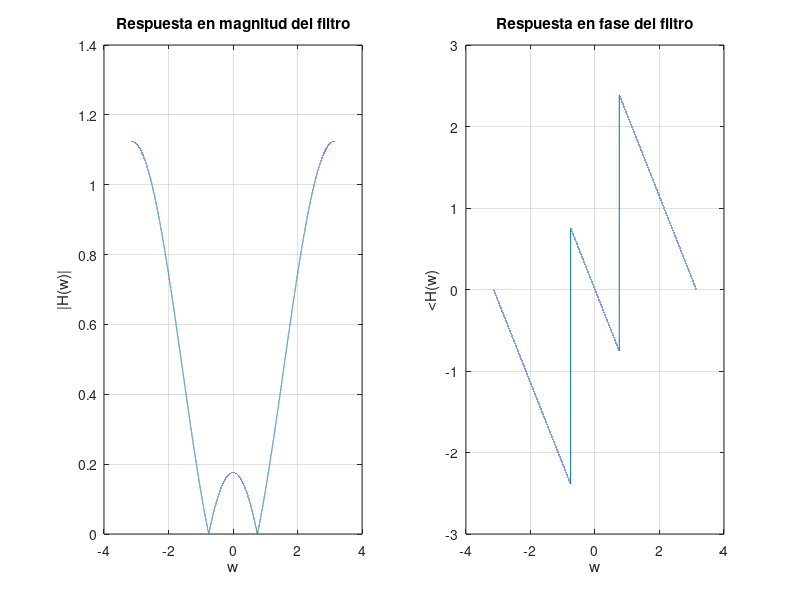
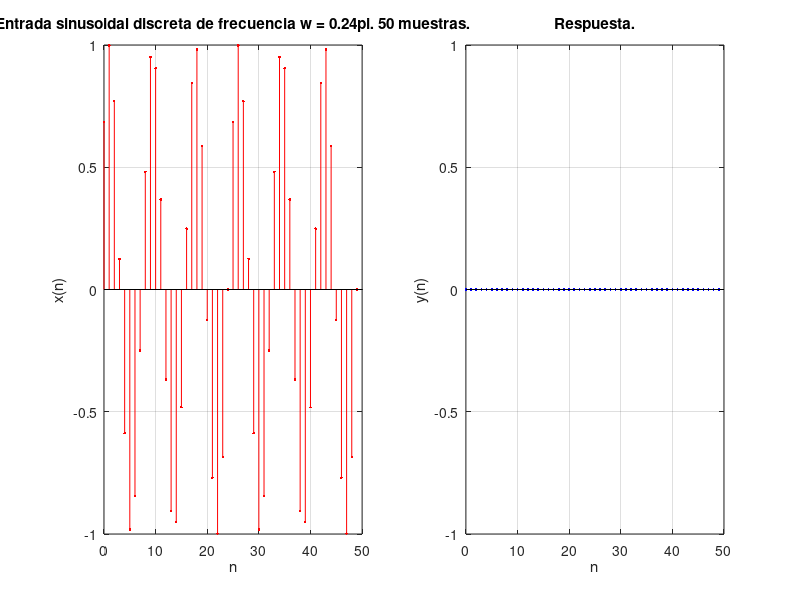
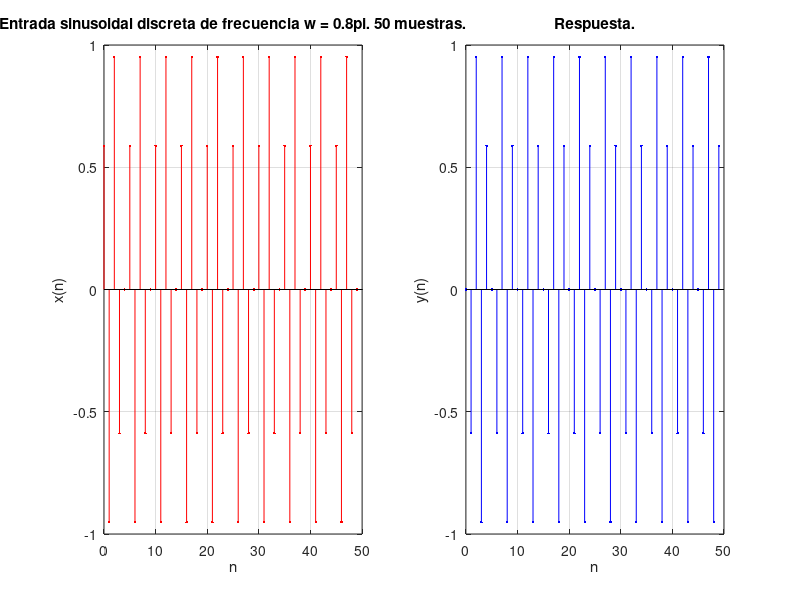
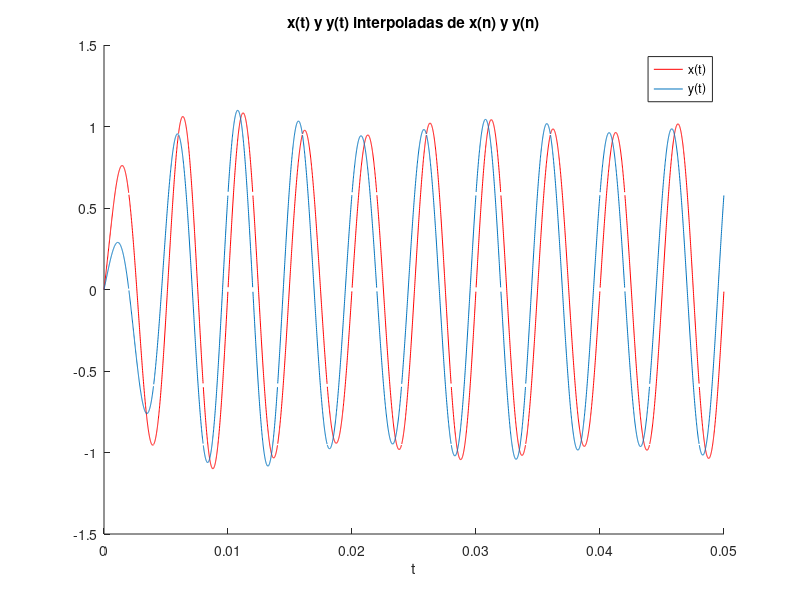

These figures' MATLAB source, in order:
% Ejercicio 7
% Filtro ranura de sólo ceros (FIR).

w = -pi:0.0001:pi; % Frecuencia.

b0 = 1 ./(sqrt(2-2 .*cos(0.56*pi)).*sqrt(2-2 .*cos(1.04*pi))); % Ganancia.
w0 = 0.24*pi; % Angulo de los ceros conjugados.

% Funcion |H(w)|.
H = abs(b0).*sqrt((2-2.*cos(w-w0)).*(2-2.*cos(w+w0)));

% Funcion <H(w).
PH = atan((sin(w-w0))./(1-cos(w-w0)))+atan((sin(w+w0))./(1-cos(w+w0)));

% Salidas ante entradas.
M = 50; % Número muestras.

% Primer sinusoide.
w1 = w0; % Frecuencua de x(n).
H1 = abs(b0).*sqrt((2-2.*cos(w1-w0)).*(2-2.*cos(w1+w0))); % |H(w1)|.
%PH1 = atan((sin(w1-w0))./(1-cos(w1-w0)))+atan((sin(w1+w0))./(1-cos(w1+w0))); % <H(w1). Se indefine.
for (n = 1:1:M) % Formacion de las secuencias.
  x1(n) = sin(w1*n);
  y1(n) = H1*sin(w1*n);
  endfor

% Segundo sinusoide.
w2 = 0.8*pi; % Frecuencua de x(n).
H2 = abs(b0).*sqrt((2-2 .*cos(w2-w0)).*(2-2 .*cos(w2+w0))); % |H(w2)|.
PH2 = atan((sin(w2-w0))./(1-cos(w2-w0)))+atan((sin(w2+w0))./(1-cos(w2+w0))); % <H(w2).
for (n = 1:1:M) % Formacion de las secuencias.
  x2(n) = sin(w2*n);
  y2(n) = H2*sin(w2*n+PH2);
  endfor

% Graficas de H(w).
figure;
subplot(1,2,1);
plot(w, H);
grid;
title('Respuesta en magnitud del filtro');
xlabel('w');
ylabel('|H(w)|');
subplot(1,2,2);
plot(w, PH);
grid;
title('Respuesta en fase del filtro');
xlabel('w');
ylabel('<H(w)');

%  Graficas de salida 1.
% Se corren a n+1 para que empiece en n = 0 la graficacion.
figure;
subplot(1,2,1);
stem(n = 0:1:M-1, x1(n+1), 'r.');
grid;
title('Entrada sinusoidal discreta de frecuencia w = 0.24pi. 50 muestras.')
xlabel('n');
ylabel('x(n)');

subplot(1,2,2);
stem(n = 0:1:M-1, y1(n+1), 'b.');
grid;
title('Respuesta.')
xlabel('n');
ylabel('y(n)');

% Graficas de salida 2.
% Se corren a n+1 para que empiece en n = 0 la graficacion.
figure;
subplot(1,2,1);
stem(n = 0:1:M-1, x2(n+1), 'r.');
grid;
title('Entrada sinusoidal discreta de frecuencia w = 0.8pi. 50 muestras.')
xlabel('n');
ylabel('x(n)');

subplot(1,2,2);
stem(n = 0:1:M-1, y2(n+1), 'b.');
grid;
title('Respuesta.')
xlabel('n');
ylabel('y(n)');

% Interpolacion de x2(n) y y2(n) para observar desfase.
T = 0.005; % Periodo de las señales analogicas.
t = 0:0.00001:10*T; % Se grafican 10 periodos a partir de 0.
Ts = 0.002; % Periodo de muestreo.

% Valor inicial de las funciones interpoladoras.
g1 = 0;
g2 = 0;

for (n = 1:1:M) % Suma de funciones g. Se hace para las M muestras que tienen las señales.
  g1 = g1 + x2(n) .* sin(pi.*((t./Ts)-n))./(pi.*((t./Ts)-n));
  g2 = g2 + y2(n) .* sin(pi.*((t./Ts)-n))./(pi.*((t./Ts)-n));
  endfor

% Graficacion de x2(t) y y2(t).
figure;
hold on;
plot(t, g1, 'r');
plot(t, g2),'b';
hold off;
title('x(t) y y(t) interpoladas de x(n) y y(n)')
xlabel('t');
legend('x(t)','y(t)');
